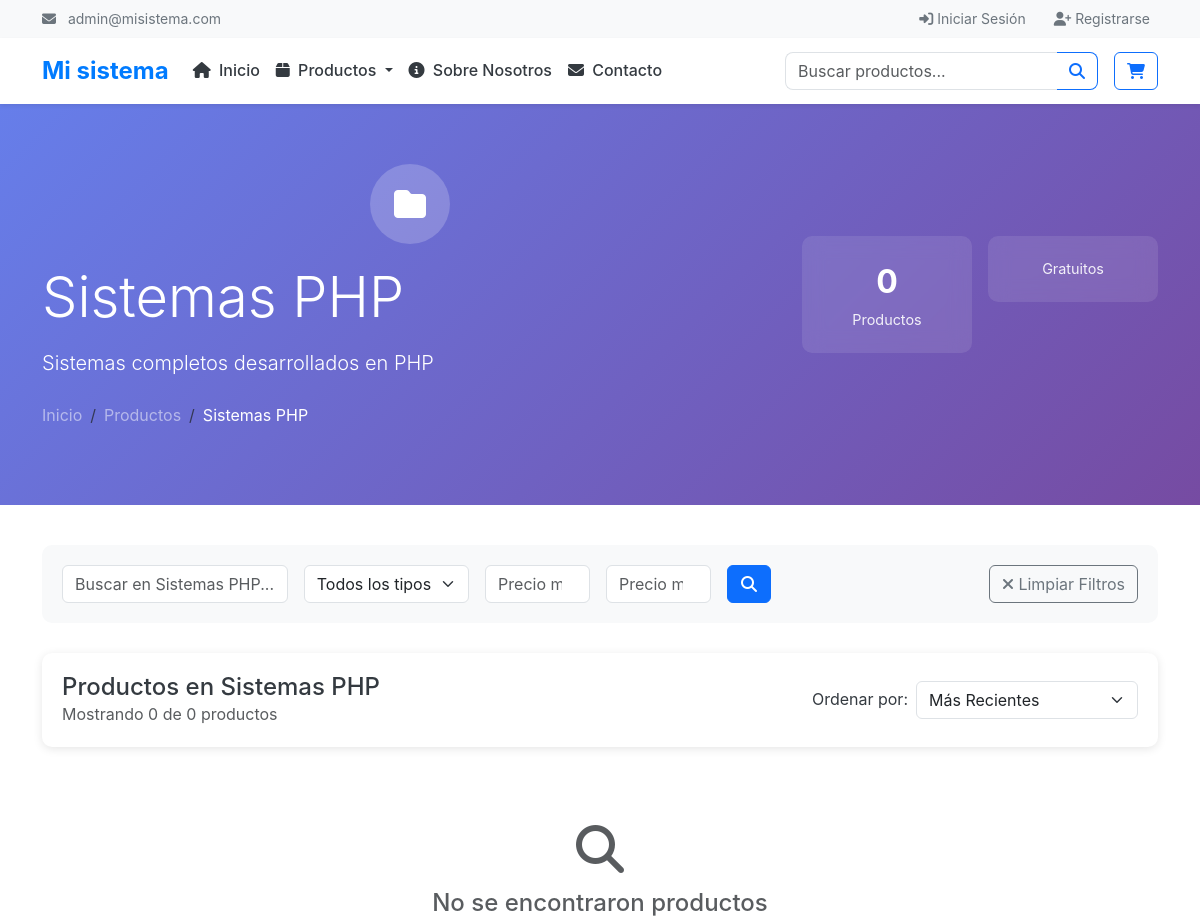
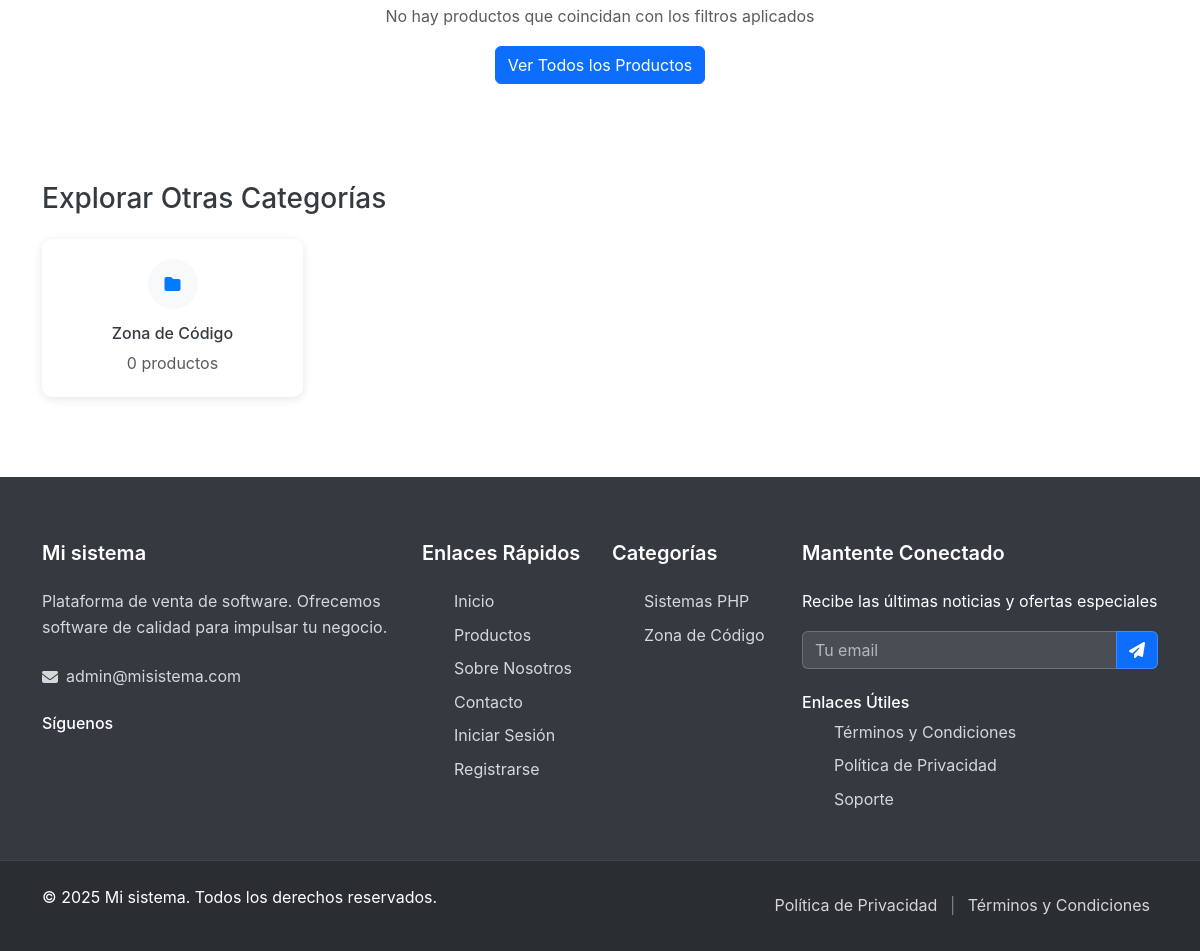
Page /categoria/sistemas-php on the committed database (2 pictures, top to bottom).
### tables this page shows
CREATE TABLE `menu_items` (
  `id` int(11) NOT NULL,
  `title` varchar(200) NOT NULL,
  `url` varchar(500) NOT NULL,
  `parent_id` int(11) DEFAULT NULL,
  `menu_location` enum('main','footer','sidebar','mobile','user') DEFAULT 'main',
  `icon` varchar(100) DEFAULT NULL,
  `target` enum('_self','_blank') DEFAULT '_self',
  `is_active` tinyint(1) DEFAULT 1,
  `sort_order` int(11) DEFAULT 0,
  `created_at` timestamp NOT NULL DEFAULT current_timestamp(),
  `updated_at` timestamp NOT NULL DEFAULT current_timestamp() ON UPDATE current_timestamp()
);

CREATE TABLE `categories` (
  `id` int(11) NOT NULL,
  `name` varchar(100) NOT NULL,
  `slug` varchar(120) NOT NULL,
  `description` text DEFAULT NULL,
  `image` varchar(255) DEFAULT NULL,
  `is_active` tinyint(1) DEFAULT 1,
  `sort_order` int(11) DEFAULT 0,
  `created_at` timestamp NOT NULL DEFAULT current_timestamp(),
  `updated_at` timestamp NOT NULL DEFAULT current_timestamp() ON UPDATE current_timestamp()
);

### pages/category.php (the view, shortened to what the rows shown need)
<?php
$categorySlug = $_GET['slug'] ?? '';
$search = $_GET['buscar'] ?? '';
$page = intval($_GET['pagina'] ?? 1);
$perPage = 12;
$offset = ($page - 1) * $perPage;
try {
    $db = Database::getInstance()->getConnection();
    $stmt = $db->prepare("SELECT * FROM categories WHERE slug = ? AND is_active = 1");
    $stmt->execute([$categorySlug]);
    $category = $stmt->fetch();
    $whereConditions = ["p.is_active = 1", "p.category_id = ?"];
    $params = [$category['id']];
    $whereClause = implode(' AND ', $whereConditions);
    $countStmt = $db->prepare("
        SELECT COUNT(*) as total
        FROM products p
        WHERE $whereClause
    ");
    $countStmt->execute($params);
    $totalProducts = $countStmt->fetch()['total'];
    $stmt = $db->query("
        SELECT c.*, COUNT(p.id) as product_count
        FROM categories c
        LEFT JOIN products p ON c.id = p.category_id AND p.is_active = 1
        WHERE c.is_active = 1 AND c.id != {$category['id']}
        GROUP BY c.id
        ORDER BY c.name ASC
        LIMIT 8
    ");
    $otherCategories = $stmt->fetchAll();
} catch (Exception $e) {
    logError("Error en página de categoría: " . $e->getMessage());
    header("HTTP/1.0 500 Internal Server Error");
    include '../500.php';
    exit;
}
?>
<!DOCTYPE html>
<html lang="es">
<head>
    <link href="https://cdn.jsdelivr.net/npm/bootstrap@5.3.0/dist/css/bootstrap.min.css" rel="stylesheet">
    <link href="https://cdnjs.cloudflare.com/ajax/libs/font-awesome/6.4.0/css/all.min.css" rel="stylesheet">
    <link href="<?php echo ASSETS_URL; ?>/css/style.css" rel="stylesheet">
</head>
<body>
    <?php include __DIR__ . '/../includes/header.php'; ?>
    <div class="category-header">
        <div class="container">
            <div class="row align-items-center">
                <div class="col-lg-8">
                    <div class="category-icon">
                        <?php if ($category['image']): ?>
                            <img src="<?php echo UPLOADS_URL; ?>/categories/<?php echo $category['image']; ?>"
                                 alt="<?php echo htmlspecialchars($category['name']); ?>">
                        <?php else: ?>
                            <i class="fas fa-folder"></i>
                        <?php endif; ?>
                    </div>
                    <h1 class="display-4 mb-3"><?php echo htmlspecialchars($category['name']); ?></h1>
                    <?php if ($category['description']): ?>
                        <p class="lead mb-4"><?php echo htmlspecialchars($category['description']); ?></p>
                    <?php endif; ?>
                    <nav aria-label="breadcrumb">
                        <ol class="breadcrumb">
                            <li class="breadcrumb-item"><a href="<?php echo SITE_URL; ?>" class="text-white-50">Inicio</a></li>
                            <li class="breadcrumb-item"><a href="<?php echo SITE_URL; ?>/productos" class="text-white-50">Productos</a></li>
                            <li class="breadcrumb-item active text-white"><?php echo htmlspecialchars($category['name']); ?></li>
                        </ol>
                    </nav>
                </div>
            </div>
        </div>
    </div>
    <div class="container mb-5">
        <div class="filter-section">
            <div class="row align-items-center">
                <div class="col-lg-8">
                    <form method="GET" class="row g-3" id="filterForm">
                        <div class="col-md-4">
                            <input type="text" class="form-control" name="buscar"
                                   value="<?php echo htmlspecialchars($search); ?>"
                                   placeholder="Buscar en <?php echo htmlspecialchars($category['name']); ?>...">
                        </div>
                    </form>
                </div>
            </div>
        </div>
        <div class="sort-section">
            <div class="row align-items-center">
                <div class="col-md-6">
                    <h4 class="mb-0">
                        <?php if ($search): ?>
                            Resultados para "<?php echo htmlspecialchars($search); ?>"
                        <?php else: ?>
                            Productos en <?php echo htmlspecialchars($category['name']); ?>
                        <?php endif; ?>
                    </h4>
                    <p class="text-muted mb-0">
                        Mostrando <?php echo min($perPage, $totalProducts - $offset); ?> de <?php echo $totalProducts; ?> productos
                    </p>
                </div>
            </div>
        </div>
        <?php if (!empty($otherCategories)): ?>
            <div class="other-categories">
                <div class="row g-4">
                    <?php foreach ($otherCategories as $otherCategory): ?>
                        <div class="col-md-6 col-lg-3">
                            <a href="<?php echo SITE_URL; ?>/categoria/<?php echo $otherCategory['slug']; ?>" class="text-decoration-none">
                                <div class="category-card-small">
                                    <div class="icon">
                                        <?php if ($otherCategory['image']): ?>
                                            <img src="<?php echo UPLOADS_URL; ?>/categories/<?php echo $otherCategory['image']; ?>"
                                                 alt="<?php echo htmlspecialchars($otherCategory['name']); ?>"
                                                 style="width: 30px; height: 30px; border-radius: 50%;">
                                        <?php else: ?>
                                            <i class="fas fa-folder"></i>
                                        <?php endif; ?>
                                    </div>
                                    <h6 class="mb-2"><?php echo htmlspecialchars($otherCategory['name']); ?></h6>
                                    <p class="text-muted mb-0"><?php echo $otherCategory['product_count']; ?> productos</p>
                                </div>
                            </a>
                        </div>
                    <?php endforeach; ?>
                </div>
            </div>
        <?php endif; ?>
    </div>
    <?php include __DIR__ . '/../includes/footer.php'; ?>
</body>
</html>

### includes/header.php (shortened to what the rows shown need)
<?php
try {
    $db = Database::getInstance()->getConnection();
    $stmt = $db->query("
        SELECT * FROM menu_items
        WHERE menu_location = 'main' AND is_active = 1 AND parent_id IS NULL
        ORDER BY sort_order ASC
    ");
    $mainMenuItems = $stmt->fetchAll();
    $subMenus = [];
    foreach ($mainMenuItems as $item) {
        $stmt = $db->prepare("
            SELECT * FROM menu_items
            WHERE parent_id = ? AND is_active = 1
            ORDER BY sort_order ASC
        ");
        $stmt->execute([$item['id']]);
        $subMenus[$item['id']] = $stmt->fetchAll();
    }
} catch (Exception $e) {
    $mainMenuItems = [];
    $subMenus = [];
}
function processMenuUrl($url) {
    if (strpos($url, '/') === 0) {
        return SITE_URL . $url;
    }
    return SITE_URL . '/' . $url;
}
?>
<header class="main-header">
    <nav class="navbar navbar-expand-lg navbar-light bg-white shadow-sm">
        <div class="container">
            <div class="collapse navbar-collapse" id="navbarNav">
                <ul class="navbar-nav me-auto">
                    <?php foreach ($mainMenuItems as $item): ?>
                        <li class="nav-item <?php echo !empty($subMenus[$item['id']]) ? 'dropdown' : ''; ?>">
                            <?php if (!empty($subMenus[$item['id']])): ?>
                                <a class="nav-link dropdown-toggle" href="#" role="button" data-bs-toggle="dropdown">
                                    <?php if ($item['icon']): ?>
                                        <i class="<?php echo $item['icon']; ?> me-1"></i>
                                    <?php endif; ?>
                                    <?php echo htmlspecialchars($item['title']); ?>
                                </a>
                            <?php else: ?>
                                <a class="nav-link" href="<?php echo processMenuUrl($item['url']); ?>" <?php echo $item['target'] == '_blank' ? 'target="_blank"' : ''; ?>>
                                    <?php if ($item['icon']): ?>
                                        <i class="<?php echo $item['icon']; ?> me-1"></i>
                                    <?php endif; ?>
                                    <?php echo htmlspecialchars($item['title']); ?>
                                </a>
                            <?php endif; ?>
                        </li>
                    <?php endforeach; ?>
                </ul>
            </div>
        </div>
    </nav>
</header>

### includes/footer.php (shortened to what the rows shown need)
<?php
try {
    $db = Database::getInstance()->getConnection();
    $stmt = $db->query("
        SELECT * FROM menu_items
        WHERE menu_location = 'footer' AND is_active = 1
        ORDER BY sort_order ASC
    ");
    $footerMenuItems = $stmt->fetchAll();
    $stmt = $db->query("
        SELECT * FROM categories
        WHERE is_active = 1
        ORDER BY name ASC
        LIMIT 6
    ");
    $footerCategories = $stmt->fetchAll();
} catch (Exception $e) {
    $footerMenuItems = [];
    $footerCategories = [];
}
?>
<footer class="main-footer">
    <div class="footer-content">
        <div class="container">
            <div class="row g-4">
                <div class="col-lg-2 col-md-6">
                    <div class="footer-section">
                        <ul class="footer-links">
                            <?php if (empty($footerCategories)): ?>
                                <li><a href="<?php echo SITE_URL; ?>/categoria/sistemas-php">Sistemas PHP</a></li>
                                <li><a href="<?php echo SITE_URL; ?>/categoria/zona-codigo">Zona de Código</a></li>
                            <?php else: ?>
                                <?php foreach ($footerCategories as $category): ?>
                                    <li>
                                        <a href="<?php echo SITE_URL; ?>/categoria/<?php echo $category['slug']; ?>">
                                            <?php echo htmlspecialchars($category['name']); ?>
                                        </a>
                                    </li>
                                <?php endforeach; ?>
                            <?php endif; ?>
                        </ul>
                    </div>
                </div>
                <div class="col-lg-4 col-md-6">
                    <div class="footer-section">
                        <?php if (!empty($footerMenuItems)): ?>
                            <div class="footer-menu-items">
                                <ul class="footer-links">
                                    <?php foreach ($footerMenuItems as $item): ?>
                                        <li>
                                            <a href="<?php echo processMenuUrl($item['url']); ?>"
                                               <?php echo $item['target'] == '_blank' ? 'target="_blank"' : ''; ?>>
                                                <?php echo htmlspecialchars($item['title']); ?>
                                            </a>
                                        </li>
                                    <?php endforeach; ?>
                                </ul>
                            </div>
                        <?php endif; ?>
                    </div>
                </div>
            </div>
        </div>
    </div>
</footer>

### rows in the picture
menu_items: title "Inicio"
menu_items: title "Productos"
menu_items: title "Sobre Nosotros"
menu_items: title "Contacto"
categories: name "Sistemas PHP", description "Sistemas completos desarrollados en PHP", buscar "Buscar en Sistemas PHP..."
categories: name "Zona de Código", product_count "0"
menu_items: title "Términos y Condiciones"
menu_items: title "Política de Privacidad"
menu_items: title "Soporte"

### other values in the picture
getSetting('site_email', 'info@misistema.com') "admin@misistema.com"
$siteName "Mi sistema"
$stats['total_products'] "0"
min($perPage, $totalProducts - $offset) "0"
$totalProducts "0"
$siteDescription "Plataforma de venta de software"
getSetting('site_email') "admin@misistema.com"
